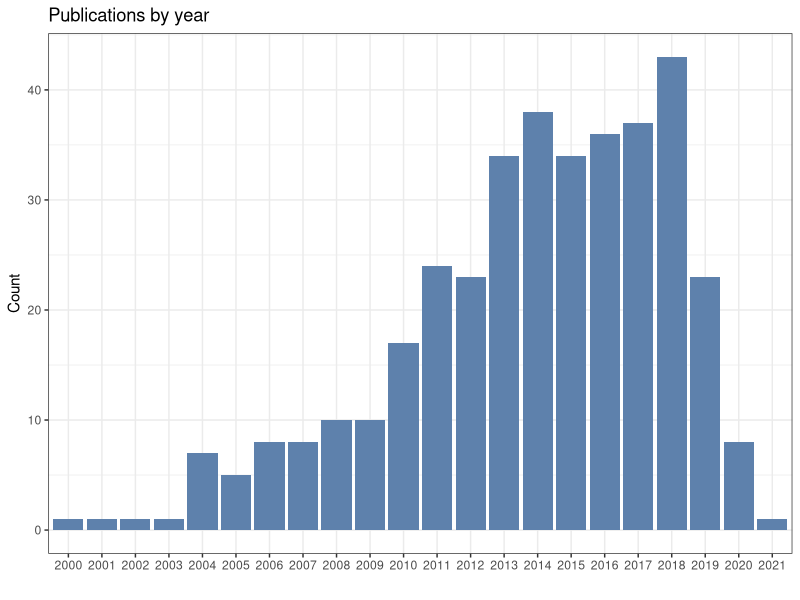

Write R code to recreate this figure.
## ---- chunk 1
#| label: overview-load
library(tidyverse)
library(here)

df <- read.csv(here("data/annotations.csv"), na.strings = "")

df <- df %>%
  mutate(publication_year = as.numeric(str_extract_all(cite_key, "\\d+")))

df$publication_year <- factor(df$publication_year,
                              levels = as.character(seq(min(df$publication_year,
                                       na.rm = TRUE),
                                       max(df$publication_year, na.rm = TRUE), 1)))
## ---- chunk 2
#| label: overview-basic-facts
n_papers <- n_distinct(df$cite_key)
year_range <- range(as.numeric(as.character(df$publication_year)), na.rm = TRUE)
cat("Papers:", n_papers, "\n")
cat("Date range:", year_range[1], "-", year_range[2], "\n")
## ---- chunk 3
#| label: overview-pubyears
#| fig-cap: "Papers published per year across the F1 corpus."
pubyears <- df %>%
  count(publication_year) %>%
  mutate(proportion_year = n / sum(n))

ggplot(data = pubyears, aes(x = publication_year, y = n)) +
  geom_bar(stat = "identity", fill = "#5e81ac") +
  theme_bw() +
  scale_x_discrete(breaks = seq(2000, 2022, 1), drop = FALSE) +
  labs(x = "", y = "Count", title = "Publications by year")
